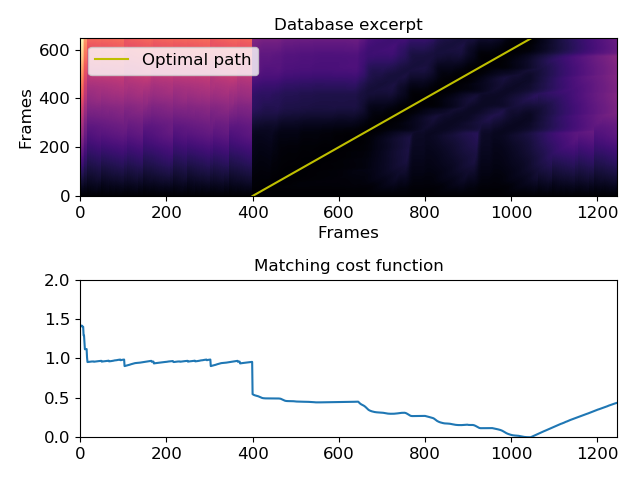

Recreate this plot in Python.
import numpy as np
import matplotlib.pyplot as plt
y, sr = librosa.load(librosa.util.example_audio_file(), offset=10, duration=15)
X = librosa.feature.chroma_cens(y=y, sr=sr)
noise = np.random.rand(X.shape[0], 200)
Y = np.concatenate((noise, noise, X, noise), axis=1)
D, wp = librosa.sequence.dtw(X, Y, subseq=True)
plt.subplot(2, 1, 1)
librosa.display.specshow(D, x_axis='frames', y_axis='frames')
plt.title('Database excerpt')
plt.plot(wp[:, 1], wp[:, 0], label='Optimal path', color='y')
plt.legend()
plt.subplot(2, 1, 2)
plt.plot(D[-1, :] / wp.shape[0])
plt.xlim([0, Y.shape[1]])
plt.ylim([0, 2])
plt.title('Matching cost function')
plt.tight_layout()
plt.show()
